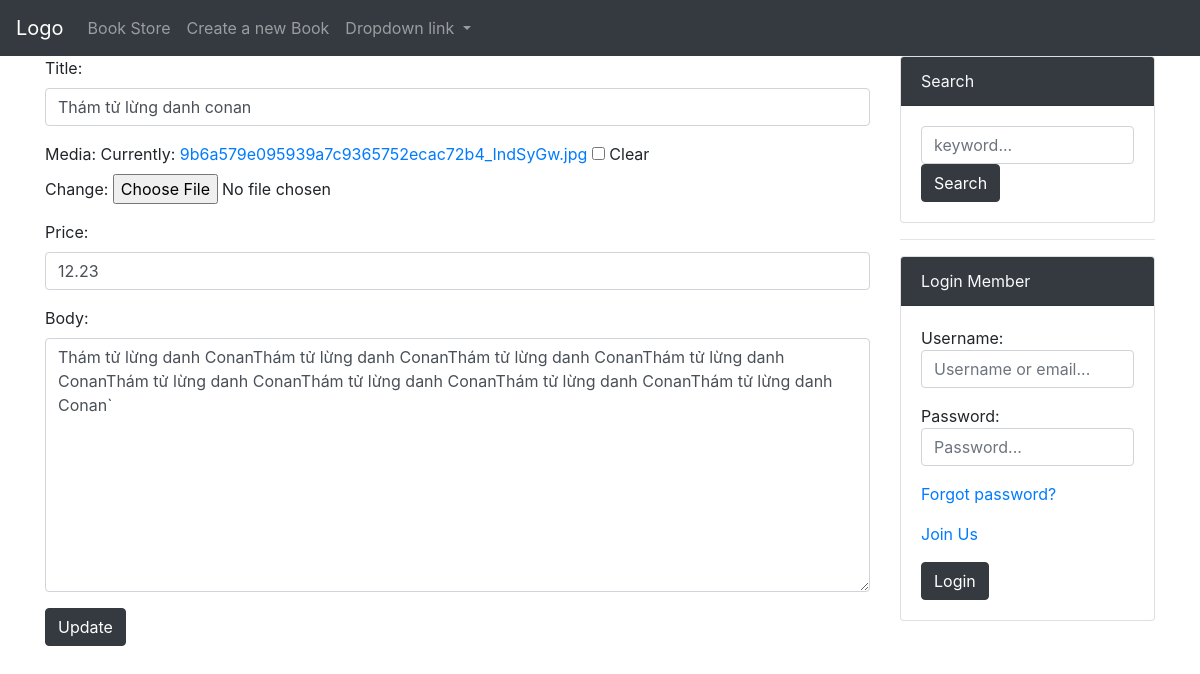
/books/update-book/1, run on an earlier commit of the app's database.
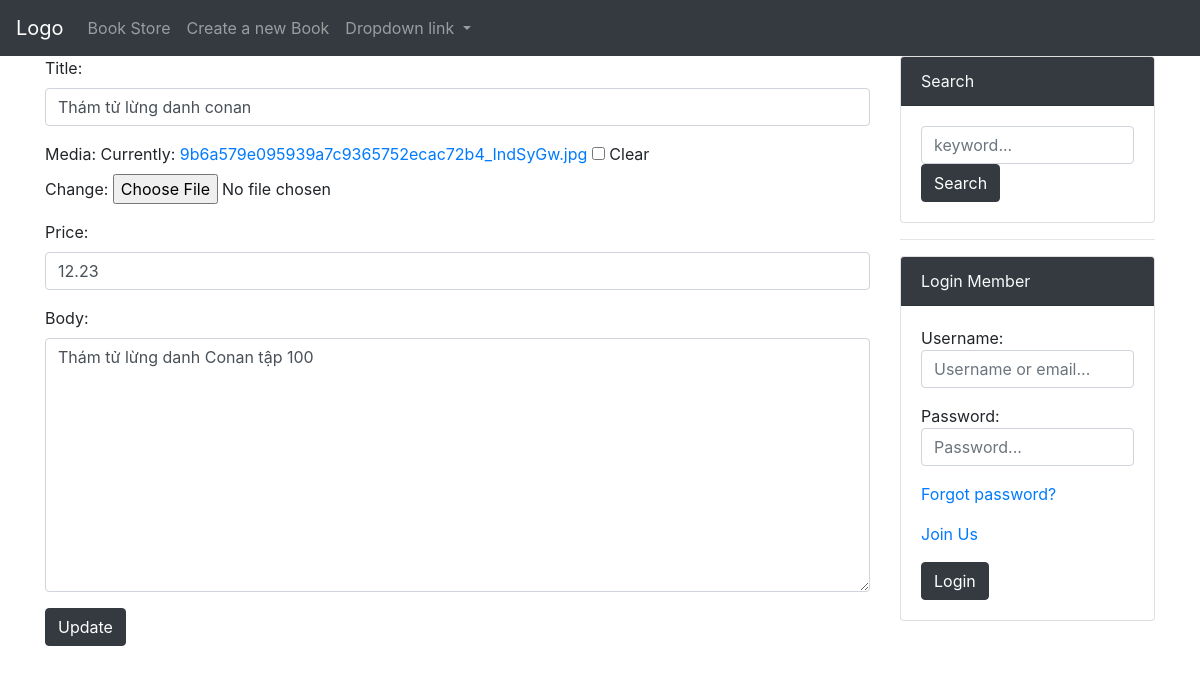
And on a later commit of the database.
### BookApp/models.py (models this page shows, shortened)
class BookModel(models.Model):
    title = models.CharField(max_length=255)
    media = models.ImageField(blank=True, null=True)
    price = models.FloatField(blank=True, null=True)
    body = models.TextField()
    slug = models.SlugField(unique=True, blank=True, null=True)
    created = models.DateTimeField(auto_now_add=True)

### BookApp/views.py (the view, shortened to what this page needs)
# urls.py: path('update-book/<int:id>', UpdateBookView.as_view(), name="update-book"),
class UpdateBookView(View):
    template_name = "update-book.html"
    def get_object(self):
        _id = self.kwargs.get("id")
        queryset = BookModel.objects.get(id=_id)
        return queryset
    def get(self, request, *args, **kwargs):
        form = BookForm(instance=self.get_object())
        context = {"form": form}
        return render(request, self.template_name, context)

### BookApp/views.py
class BookForm(forms.ModelForm):
    class Meta:
        model = BookModel
        fields = ["title", "media", "price", "body"]
        widgets = {
            "title": forms.TextInput(attrs=({
                "class": "form-control",
                "placeholder": "Title text goes here..."
            })),
            "body": forms.Textarea(attrs=({
                "class": "form-control",
                "placeholder": "Title text goes here..."
            })),
            "price": forms.NumberInput(attrs=({
                "class": "form-control",
                "placeholder": "Title text goes here..."
            })),
        }

### templates/update-book.html (shortened to what this page needs)
{% extends 'base.html' %}
{% block content %}
<form action="" method="post" enctype="multipart/form-data">
    {{ form.as_p }}
    <input type="submit" class="btn btn-dark" value="Update">
</form>
{% endblock %}

What changed in the data, as far as the page shows it:
changed BookModel "Thám tử lừng danh conan": body "Thám tử lừng danh ConanThám tử lừng danh ConanThám tử lừng danh ConanThám tử lừng danh ConanThám tử lừng danh ConanThám tử lừng danh ConanThám tử lừng danh ConanThám tử lừng danh Conan`" → "Thám tử lừng danh Conan tập 100"
